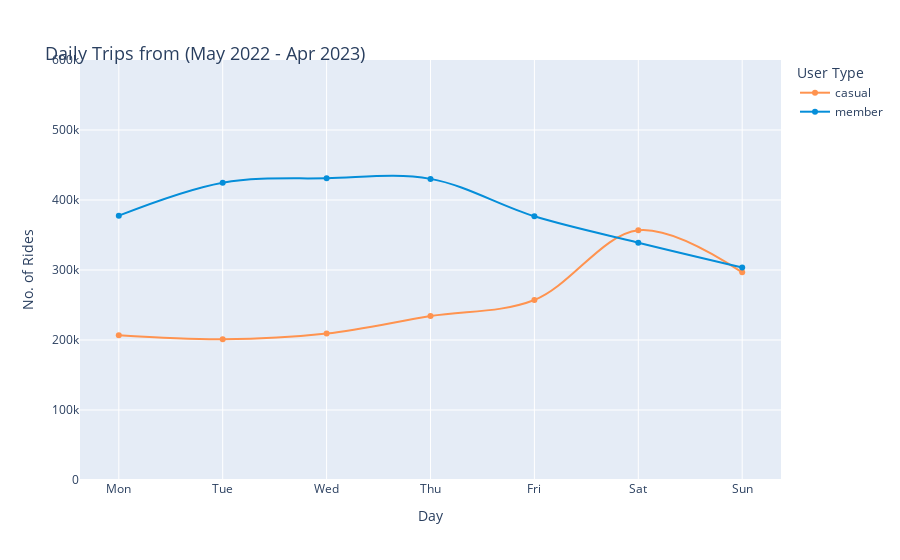

This figure's notebook cell:
### Code cell
df_pv7 = cyc_data_combined.groupby(['day', 'member_casual'], as_index=False).count()

fig_4 = px.line(df_pv7, x = 'day', y = 'ride_id', range_y = [0,600000],
        color = 'member_casual',  
        line_shape = 'spline',
        markers=True,
        labels = {'ride_id': 'No. of Rides', 'day': 'Day', 'member_casual': 'User Type'},
        hover_name = 'member_casual', hover_data = {'member_casual': False, 'month': False, 'ride_id': True}, 
        color_discrete_map = {'casual': '#FF934F', 'member': '#058ED9'})
fig_4.update_layout(
    title=dict(text="Daily Trips from (May 2022 - Apr 2023)",font=dict(size=18), automargin=True, yref='paper')
)

### Figure 1 — Plotly figure (JSON) as saved in the notebook; plotly's stock layout.template omitted (floating-point values rounded to 4 significant figures)
{"data": [{"customdata": [["casual", 206818], ["casual", 200989], ["casual", 209140], ["casual", 234211], ["casual", 257111], ["casual", 356773], ["casual", 296636]], "hovertemplate": "<b>%{hovertext}</b><br><br>Day=%{x}<br>No. of Rides=%{y}<extra></extra>", "hovertext": ["casual", "casual", "casual", "casual", "casual", "casual", "casual"], "legendgroup": "casual", "line": {"color": "#FF934F", "dash": "solid", "shape": "spline"}, "marker": {"symbol": "circle"}, "mode": "lines+markers", "name": "casual", "orientation": "v", "showlegend": true, "type": "scatter", "x": ["Mon", "Tue", "Wed", "Thu", "Fri", "Sat", "Sun"], "xaxis": "x", "y": [206818, 200989, 209140, 234211, 257111, 356773, 296636], "yaxis": "y"}, {"customdata": [["member", 377612], ["member", 424685], ["member", 431050], ["member", 430168], ["member", 376682], ["member", 339059], ["member", 303648]], "hovertemplate": "<b>%{hovertext}</b><br><br>Day=%{x}<br>No. of Rides=%{y}<extra></extra>", "hovertext": ["member", "member", "member", "member", "member", "member", "member"], "legendgroup": "member", "line": {"color": "#058ED9", "dash": "solid", "shape": "spline"}, "marker": {"symbol": "circle"}, "mode": "lines+markers", "name": "member", "orientation": "v", "showlegend": true, "type": "scatter", "x": ["Mon", "Tue", "Wed", "Thu", "Fri", "Sat", "Sun"], "xaxis": "x", "y": [377612, 424685, 431050, 430168, 376682, 339059, 303648], "yaxis": "y"}], "layout": {"legend": {"title": {"text": "User Type"}, "tracegroupgap": 0}, "margin": {"t": 60}, "title": {"automargin": true, "font": {"size": 18}, "text": "Daily Trips from (May 2022 - Apr 2023)", "yref": "paper"}, "xaxis": {"anchor": "y", "domain": [0.0, 1.0], "title": {"text": "Day"}}, "yaxis": {"anchor": "x", "domain": [0.0, 1.0], "range": [0, 600000], "title": {"text": "No. of Rides"}}}}
